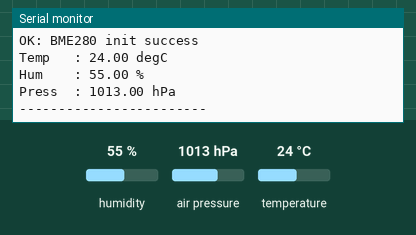
Simulated run of this sketch. Board: ESP32. Shown: the last lines printed to the serial monitor. Inputs (shaded band) come from the test bench; at power-on: humidity 55 %, air pressure 1013 hPa, temperature 24 °C.

Above: at 2.2 s.
2.3 s: humidity set to 22 %
At 3.9 s:
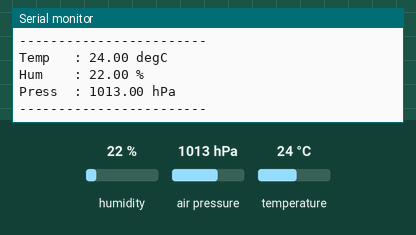
5.0 s: air pressure set to 952 hPa
At 5.6 s:
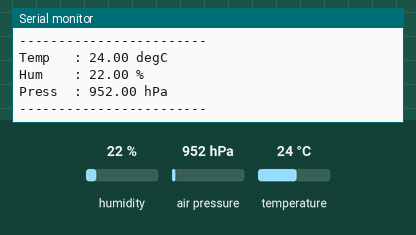

Measured:
- after the input at 2.3 s, the serial monitor: prints a new line after 0.71 s (image 1)
- after the input at 5.0 s, the serial monitor: prints a new line at once (image 2)

The sketch:

check_BME280_2.ino
```cpp
#include <Wire.h>
#include <Adafruit_Sensor.h>
#include <Adafruit_BME280.h>

#define SDA_PIN 21
#define SCL_PIN 22

Adafruit_BME280 bme;

void setup() {
  Serial.begin(115200);
  delay(1000);

  Wire.begin(SDA_PIN, SCL_PIN);

  Serial.println("BME280 final test start");

  bool ok = bme.begin(0x76, &Wire);
  if (!ok) {
    Serial.println("NG: BME280 init failed");
    while (1) {
      delay(1000);
    }
  }

  Serial.println("OK: BME280 init success");
}

void loop() {
  float tempC = bme.readTemperature();
  float hum   = bme.readHumidity();
  float pres  = bme.readPressure() / 100.0f;  // Pa -> hPa

  if (isnan(tempC) || isnan(hum) || isnan(pres)) {
    Serial.println("NG: read error");
  } else {
    Serial.print("Temp   : ");
    Serial.print(tempC, 2);
    Serial.println(" degC");

    Serial.print("Hum    : ");
    Serial.print(hum, 2);
    Serial.println(" %");

    Serial.print("Press  : ");
    Serial.print(pres, 2);
    Serial.println(" hPa");

    Serial.println("------------------------");
  }

  delay(2000);
}
```
